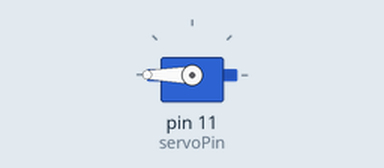
This sketch was run on a simulated Arduino Uno, built with avr-gcc and run on an emulated ATmega328P. On the bench: servo. What the sketch prints to the serial monitor is not drawn.

Above: at 0.05 s.
At 4.0 s:
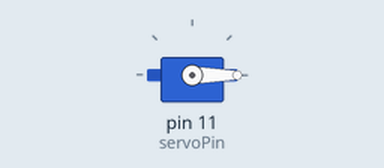
Timing chart, 0 to 5.2 s (numbered marks = the images above):
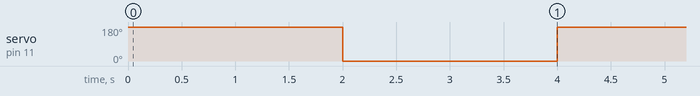

The sketch:

ServoPin.ino
```cpp
#include <Servo.h>// open servo control library
#define servoPin 11
Servo myServo;

void setup() {
  // put your setup code here, to run once:
  myServo.attach(servoPin);
  myServo.write(0);
  Serial.begin(9600);
}

void loop() {
  // put your main code here, to run repeatedly:
  /*for(int i = 0; i<4; i++){
    if(i = 1){
      myServo.write(180);
      delay(2000);
      myServo.write(0);
      delay(2000);
      myServo.write(180);
      delay(2000);
      myServo.write(0);
      delay(2000);
      Serial.println('1');
    }*/
      myServo.write(180);
      delay(2000);
      myServo.write(0);
      delay(2000);
      myServo.write(180);
      delay(2000);
      myServo.write(0);
      delay(2000);
      Serial.println('2');

    /*if(i = 3){
      myServo.write(45);
      delay(2000);
      myServo.write(45+45);
      delay(2000);
      myServo.write(0);
      delay(2000);
      Serial.println('3');
    }*/
  }
```

Measured:
- by itself, servo on pin 11 (servoPin): alternates 180° for 2.0 s and 0° for 2.0 s
